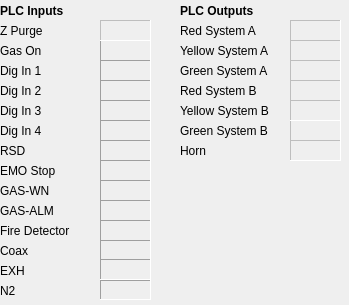
<?xml version="1.0" encoding="UTF-8"?>
<ui version="4.0">
 <class>Form</class>
 <widget class="QWidget" name="Form">
  <property name="geometry">
   <rect>
    <x>0</x>
    <y>0</y>
    <width>349</width>
    <height>305</height>
   </rect>
  </property>
  <property name="windowTitle">
   <string>${DEV}</string>
  </property>
  <widget class="PyDMLabel" name="PlcInputs_label">
   <property name="geometry">
    <rect>
     <x>0</x>
     <y>0</y>
     <width>81</width>
     <height>21</height>
    </rect>
   </property>
   <property name="font">
    <font>
     <pointsize>9</pointsize>
     <weight>75</weight>
     <bold>true</bold>
    </font>
   </property>
   <property name="focusPolicy">
    <enum>Qt::NoFocus</enum>
   </property>
   <property name="toolTip">
    <string/>
   </property>
   <property name="lineWidth">
    <number>1</number>
   </property>
   <property name="text">
    <string>PLC Inputs</string>
   </property>
   <property name="textFormat">
    <enum>Qt::PlainText</enum>
   </property>
   <property name="scaledContents">
    <bool>false</bool>
   </property>
  </widget>
  <widget class="PyDMLabel" name="GasOn">
   <property name="geometry">
    <rect>
     <x>100</x>
     <y>40</y>
     <width>51</width>
     <height>21</height>
    </rect>
   </property>
   <property name="toolTip">
    <string/>
   </property>
   <property name="autoFillBackground">
    <bool>true</bool>
   </property>
   <property name="frameShape">
    <enum>QFrame::Panel</enum>
   </property>
   <property name="frameShadow">
    <enum>QFrame::Sunken</enum>
   </property>
   <property name="text">
    <string/>
   </property>
   <property name="alignment">
    <set>Qt::AlignCenter</set>
   </property>
   <property name="precisionFromPV" stdset="0">
    <bool>false</bool>
   </property>
   <property name="alarmSensitiveBorder" stdset="0">
    <bool>true</bool>
   </property>
   <property name="channel" stdset="0">
    <string>ca://${DEV}:GAS_ON_RBV</string>
   </property>
  </widget>
  <widget class="PyDMLabel" name="ZPurge">
   <property name="enabled">
    <bool>false</bool>
   </property>
   <property name="geometry">
    <rect>
     <x>100</x>
     <y>20</y>
     <width>51</width>
     <height>21</height>
    </rect>
   </property>
   <property name="toolTip">
    <string/>
   </property>
   <property name="autoFillBackground">
    <bool>true</bool>
   </property>
   <property name="frameShape">
    <enum>QFrame::Panel</enum>
   </property>
   <property name="frameShadow">
    <enum>QFrame::Sunken</enum>
   </property>
   <property name="text">
    <string/>
   </property>
   <property name="alignment">
    <set>Qt::AlignCenter</set>
   </property>
   <property name="precisionFromPV" stdset="0">
    <bool>false</bool>
   </property>
   <property name="alarmSensitiveBorder" stdset="0">
    <bool>true</bool>
   </property>
   <property name="channel" stdset="0">
    <string>ca://${DEV}:Z_PURGE_RBV</string>
   </property>
  </widget>
  <widget class="PyDMLabel" name="GasOn_label">
   <property name="geometry">
    <rect>
     <x>0</x>
     <y>40</y>
     <width>101</width>
     <height>21</height>
    </rect>
   </property>
   <property name="toolTip">
    <string/>
   </property>
   <property name="text">
    <string>Gas On</string>
   </property>
  </widget>
  <widget class="PyDMLabel" name="ZPurge_label">
   <property name="geometry">
    <rect>
     <x>0</x>
     <y>20</y>
     <width>101</width>
     <height>21</height>
    </rect>
   </property>
   <property name="toolTip">
    <string/>
   </property>
   <property name="text">
    <string>Z Purge</string>
   </property>
  </widget>
  <widget class="PyDMLabel" name="DigIn1_label">
   <property name="geometry">
    <rect>
     <x>0</x>
     <y>60</y>
     <width>101</width>
     <height>21</height>
    </rect>
   </property>
   <property name="toolTip">
    <string/>
   </property>
   <property name="text">
    <string>Dig In 1</string>
   </property>
  </widget>
  <widget class="PyDMLabel" name="FireDetector_label">
   <property name="geometry">
    <rect>
     <x>0</x>
     <y>220</y>
     <width>101</width>
     <height>21</height>
    </rect>
   </property>
   <property name="toolTip">
    <string/>
   </property>
   <property name="text">
    <string>Fire Detector</string>
   </property>
  </widget>
  <widget class="PyDMLabel" name="DigIn2_label">
   <property name="geometry">
    <rect>
     <x>0</x>
     <y>80</y>
     <width>101</width>
     <height>21</height>
    </rect>
   </property>
   <property name="toolTip">
    <string/>
   </property>
   <property name="text">
    <string>Dig In 2</string>
   </property>
  </widget>
  <widget class="PyDMLabel" name="DigIn3_label">
   <property name="geometry">
    <rect>
     <x>0</x>
     <y>100</y>
     <width>101</width>
     <height>21</height>
    </rect>
   </property>
   <property name="toolTip">
    <string/>
   </property>
   <property name="text">
    <string>Dig In 3</string>
   </property>
  </widget>
  <widget class="PyDMLabel" name="DigIn4_label">
   <property name="geometry">
    <rect>
     <x>0</x>
     <y>120</y>
     <width>101</width>
     <height>21</height>
    </rect>
   </property>
   <property name="toolTip">
    <string/>
   </property>
   <property name="text">
    <string>Dig In 4</string>
   </property>
  </widget>
  <widget class="PyDMLabel" name="Rsd_label">
   <property name="geometry">
    <rect>
     <x>0</x>
     <y>140</y>
     <width>101</width>
     <height>21</height>
    </rect>
   </property>
   <property name="toolTip">
    <string/>
   </property>
   <property name="text">
    <string>RSD</string>
   </property>
  </widget>
  <widget class="PyDMLabel" name="EmoStop_label">
   <property name="geometry">
    <rect>
     <x>0</x>
     <y>160</y>
     <width>101</width>
     <height>21</height>
    </rect>
   </property>
   <property name="toolTip">
    <string/>
   </property>
   <property name="text">
    <string>EMO Stop</string>
   </property>
  </widget>
  <widget class="PyDMLabel" name="GasWn_label">
   <property name="geometry">
    <rect>
     <x>0</x>
     <y>180</y>
     <width>101</width>
     <height>21</height>
    </rect>
   </property>
   <property name="toolTip">
    <string/>
   </property>
   <property name="text">
    <string>GAS-WN</string>
   </property>
  </widget>
  <widget class="PyDMLabel" name="GasAlm_label">
   <property name="geometry">
    <rect>
     <x>0</x>
     <y>200</y>
     <width>101</width>
     <height>21</height>
    </rect>
   </property>
   <property name="toolTip">
    <string/>
   </property>
   <property name="text">
    <string>GAS-ALM</string>
   </property>
  </widget>
  <widget class="PyDMLabel" name="Coax_label">
   <property name="geometry">
    <rect>
     <x>0</x>
     <y>240</y>
     <width>101</width>
     <height>21</height>
    </rect>
   </property>
   <property name="toolTip">
    <string/>
   </property>
   <property name="text">
    <string>Coax</string>
   </property>
  </widget>
  <widget class="PyDMLabel" name="Exh_label">
   <property name="geometry">
    <rect>
     <x>0</x>
     <y>260</y>
     <width>101</width>
     <height>21</height>
    </rect>
   </property>
   <property name="toolTip">
    <string/>
   </property>
   <property name="text">
    <string>EXH</string>
   </property>
  </widget>
  <widget class="PyDMLabel" name="N2_label">
   <property name="geometry">
    <rect>
     <x>0</x>
     <y>280</y>
     <width>101</width>
     <height>21</height>
    </rect>
   </property>
   <property name="toolTip">
    <string/>
   </property>
   <property name="text">
    <string>N2</string>
   </property>
  </widget>
  <widget class="PyDMLabel" name="DigIn1">
   <property name="geometry">
    <rect>
     <x>100</x>
     <y>60</y>
     <width>51</width>
     <height>21</height>
    </rect>
   </property>
   <property name="toolTip">
    <string/>
   </property>
   <property name="autoFillBackground">
    <bool>true</bool>
   </property>
   <property name="frameShape">
    <enum>QFrame::Panel</enum>
   </property>
   <property name="frameShadow">
    <enum>QFrame::Sunken</enum>
   </property>
   <property name="text">
    <string/>
   </property>
   <property name="alignment">
    <set>Qt::AlignCenter</set>
   </property>
   <property name="precisionFromPV" stdset="0">
    <bool>false</bool>
   </property>
   <property name="alarmSensitiveBorder" stdset="0">
    <bool>true</bool>
   </property>
   <property name="channel" stdset="0">
    <string>ca://${DEV}:DIG_IN_1_RBV</string>
   </property>
  </widget>
  <widget class="PyDMLabel" name="DigIn2">
   <property name="geometry">
    <rect>
     <x>100</x>
     <y>80</y>
     <width>51</width>
     <height>21</height>
    </rect>
   </property>
   <property name="toolTip">
    <string/>
   </property>
   <property name="autoFillBackground">
    <bool>true</bool>
   </property>
   <property name="frameShape">
    <enum>QFrame::Panel</enum>
   </property>
   <property name="frameShadow">
    <enum>QFrame::Sunken</enum>
   </property>
   <property name="text">
    <string/>
   </property>
   <property name="alignment">
    <set>Qt::AlignCenter</set>
   </property>
   <property name="precisionFromPV" stdset="0">
    <bool>false</bool>
   </property>
   <property name="alarmSensitiveBorder" stdset="0">
    <bool>true</bool>
   </property>
   <property name="channel" stdset="0">
    <string>ca://${DEV}:DIG_IN_2_RBV</string>
   </property>
  </widget>
  <widget class="PyDMLabel" name="DigIn3">
   <property name="geometry">
    <rect>
     <x>100</x>
     <y>100</y>
     <width>51</width>
     <height>21</height>
    </rect>
   </property>
   <property name="toolTip">
    <string/>
   </property>
   <property name="autoFillBackground">
    <bool>true</bool>
   </property>
   <property name="frameShape">
    <enum>QFrame::Panel</enum>
   </property>
   <property name="frameShadow">
    <enum>QFrame::Sunken</enum>
   </property>
   <property name="text">
    <string/>
   </property>
   <property name="alignment">
    <set>Qt::AlignCenter</set>
   </property>
   <property name="precisionFromPV" stdset="0">
    <bool>false</bool>
   </property>
   <property name="alarmSensitiveBorder" stdset="0">
    <bool>true</bool>
   </property>
   <property name="channel" stdset="0">
    <string>ca://${DEV}:DIG_IN_3_RBV</string>
   </property>
  </widget>
  <widget class="PyDMLabel" name="DigIn4">
   <property name="geometry">
    <rect>
     <x>100</x>
     <y>120</y>
     <width>51</width>
     <height>21</height>
    </rect>
   </property>
   <property name="toolTip">
    <string/>
   </property>
   <property name="autoFillBackground">
    <bool>true</bool>
   </property>
   <property name="frameShape">
    <enum>QFrame::Panel</enum>
   </property>
   <property name="frameShadow">
    <enum>QFrame::Sunken</enum>
   </property>
   <property name="text">
    <string/>
   </property>
   <property name="alignment">
    <set>Qt::AlignCenter</set>
   </property>
   <property name="precisionFromPV" stdset="0">
    <bool>false</bool>
   </property>
   <property name="alarmSensitiveBorder" stdset="0">
    <bool>true</bool>
   </property>
   <property name="channel" stdset="0">
    <string>ca://${DEV}:DIG_IN_4_RBV</string>
   </property>
  </widget>
  <widget class="PyDMLabel" name="RSD">
   <property name="geometry">
    <rect>
     <x>100</x>
     <y>140</y>
     <width>51</width>
     <height>21</height>
    </rect>
   </property>
   <property name="toolTip">
    <string/>
   </property>
   <property name="autoFillBackground">
    <bool>true</bool>
   </property>
   <property name="frameShape">
    <enum>QFrame::Panel</enum>
   </property>
   <property name="frameShadow">
    <enum>QFrame::Sunken</enum>
   </property>
   <property name="text">
    <string/>
   </property>
   <property name="alignment">
    <set>Qt::AlignCenter</set>
   </property>
   <property name="precisionFromPV" stdset="0">
    <bool>false</bool>
   </property>
   <property name="alarmSensitiveBorder" stdset="0">
    <bool>true</bool>
   </property>
   <property name="channel" stdset="0">
    <string>ca://${DEV}:RSD_RBV</string>
   </property>
  </widget>
  <widget class="PyDMLabel" name="EmoStop">
   <property name="geometry">
    <rect>
     <x>100</x>
     <y>160</y>
     <width>51</width>
     <height>21</height>
    </rect>
   </property>
   <property name="toolTip">
    <string/>
   </property>
   <property name="autoFillBackground">
    <bool>true</bool>
   </property>
   <property name="frameShape">
    <enum>QFrame::Panel</enum>
   </property>
   <property name="frameShadow">
    <enum>QFrame::Sunken</enum>
   </property>
   <property name="text">
    <string/>
   </property>
   <property name="alignment">
    <set>Qt::AlignCenter</set>
   </property>
   <property name="precisionFromPV" stdset="0">
    <bool>false</bool>
   </property>
   <property name="alarmSensitiveBorder" stdset="0">
    <bool>true</bool>
   </property>
   <property name="channel" stdset="0">
    <string>ca://${DEV}:EMO_STOP_RBV</string>
   </property>
  </widget>
  <widget class="PyDMLabel" name="GasWn">
   <property name="geometry">
    <rect>
     <x>100</x>
     <y>180</y>
     <width>51</width>
     <height>21</height>
    </rect>
   </property>
   <property name="toolTip">
    <string/>
   </property>
   <property name="autoFillBackground">
    <bool>true</bool>
   </property>
   <property name="frameShape">
    <enum>QFrame::Panel</enum>
   </property>
   <property name="frameShadow">
    <enum>QFrame::Sunken</enum>
   </property>
   <property name="text">
    <string/>
   </property>
   <property name="alignment">
    <set>Qt::AlignCenter</set>
   </property>
   <property name="precisionFromPV" stdset="0">
    <bool>false</bool>
   </property>
   <property name="alarmSensitiveBorder" stdset="0">
    <bool>true</bool>
   </property>
   <property name="channel" stdset="0">
    <string>ca://${DEV}:GAS_WN_RBV</string>
   </property>
  </widget>
  <widget class="PyDMLabel" name="GasAlm">
   <property name="geometry">
    <rect>
     <x>100</x>
     <y>200</y>
     <width>51</width>
     <height>21</height>
    </rect>
   </property>
   <property name="toolTip">
    <string/>
   </property>
   <property name="autoFillBackground">
    <bool>true</bool>
   </property>
   <property name="frameShape">
    <enum>QFrame::Panel</enum>
   </property>
   <property name="frameShadow">
    <enum>QFrame::Sunken</enum>
   </property>
   <property name="text">
    <string/>
   </property>
   <property name="alignment">
    <set>Qt::AlignCenter</set>
   </property>
   <property name="precisionFromPV" stdset="0">
    <bool>false</bool>
   </property>
   <property name="alarmSensitiveBorder" stdset="0">
    <bool>true</bool>
   </property>
   <property name="channel" stdset="0">
    <string>ca://${DEV}:GAS_ALM_RBV</string>
   </property>
  </widget>
  <widget class="PyDMLabel" name="FireDetector">
   <property name="geometry">
    <rect>
     <x>100</x>
     <y>220</y>
     <width>51</width>
     <height>21</height>
    </rect>
   </property>
   <property name="toolTip">
    <string/>
   </property>
   <property name="autoFillBackground">
    <bool>true</bool>
   </property>
   <property name="frameShape">
    <enum>QFrame::Panel</enum>
   </property>
   <property name="frameShadow">
    <enum>QFrame::Sunken</enum>
   </property>
   <property name="text">
    <string/>
   </property>
   <property name="alignment">
    <set>Qt::AlignCenter</set>
   </property>
   <property name="precisionFromPV" stdset="0">
    <bool>false</bool>
   </property>
   <property name="alarmSensitiveBorder" stdset="0">
    <bool>true</bool>
   </property>
   <property name="channel" stdset="0">
    <string>ca://${DEV}:FIRE_DETECTOR_RBV</string>
   </property>
  </widget>
  <widget class="PyDMLabel" name="Coax">
   <property name="geometry">
    <rect>
     <x>100</x>
     <y>240</y>
     <width>51</width>
     <height>21</height>
    </rect>
   </property>
   <property name="toolTip">
    <string/>
   </property>
   <property name="autoFillBackground">
    <bool>true</bool>
   </property>
   <property name="frameShape">
    <enum>QFrame::Panel</enum>
   </property>
   <property name="frameShadow">
    <enum>QFrame::Sunken</enum>
   </property>
   <property name="text">
    <string/>
   </property>
   <property name="alignment">
    <set>Qt::AlignCenter</set>
   </property>
   <property name="precisionFromPV" stdset="0">
    <bool>false</bool>
   </property>
   <property name="alarmSensitiveBorder" stdset="0">
    <bool>true</bool>
   </property>
   <property name="channel" stdset="0">
    <string>ca://${DEV}:COAX_RBV</string>
   </property>
  </widget>
  <widget class="PyDMLabel" name="EXH">
   <property name="geometry">
    <rect>
     <x>100</x>
     <y>259</y>
     <width>51</width>
     <height>21</height>
    </rect>
   </property>
   <property name="toolTip">
    <string/>
   </property>
   <property name="autoFillBackground">
    <bool>true</bool>
   </property>
   <property name="frameShape">
    <enum>QFrame::Panel</enum>
   </property>
   <property name="frameShadow">
    <enum>QFrame::Sunken</enum>
   </property>
   <property name="text">
    <string/>
   </property>
   <property name="alignment">
    <set>Qt::AlignCenter</set>
   </property>
   <property name="precisionFromPV" stdset="0">
    <bool>false</bool>
   </property>
   <property name="alarmSensitiveBorder" stdset="0">
    <bool>true</bool>
   </property>
   <property name="channel" stdset="0">
    <string>ca://${DEV}:EXH_RBV</string>
   </property>
  </widget>
  <widget class="PyDMLabel" name="N2">
   <property name="geometry">
    <rect>
     <x>100</x>
     <y>280</y>
     <width>51</width>
     <height>20</height>
    </rect>
   </property>
   <property name="toolTip">
    <string/>
   </property>
   <property name="autoFillBackground">
    <bool>true</bool>
   </property>
   <property name="frameShape">
    <enum>QFrame::Panel</enum>
   </property>
   <property name="frameShadow">
    <enum>QFrame::Sunken</enum>
   </property>
   <property name="text">
    <string/>
   </property>
   <property name="alignment">
    <set>Qt::AlignCenter</set>
   </property>
   <property name="precisionFromPV" stdset="0">
    <bool>false</bool>
   </property>
   <property name="alarmSensitiveBorder" stdset="0">
    <bool>true</bool>
   </property>
   <property name="channel" stdset="0">
    <string>ca://${DEV}:N2_RBV</string>
   </property>
  </widget>
  <widget class="PyDMLabel" name="PlcOutputs_label">
   <property name="geometry">
    <rect>
     <x>180</x>
     <y>0</y>
     <width>101</width>
     <height>21</height>
    </rect>
   </property>
   <property name="font">
    <font>
     <pointsize>9</pointsize>
     <weight>75</weight>
     <bold>true</bold>
    </font>
   </property>
   <property name="focusPolicy">
    <enum>Qt::NoFocus</enum>
   </property>
   <property name="toolTip">
    <string/>
   </property>
   <property name="lineWidth">
    <number>1</number>
   </property>
   <property name="text">
    <string>PLC Outputs</string>
   </property>
   <property name="textFormat">
    <enum>Qt::PlainText</enum>
   </property>
   <property name="scaledContents">
    <bool>false</bool>
   </property>
  </widget>
  <widget class="PyDMLabel" name="RedSystA">
   <property name="enabled">
    <bool>false</bool>
   </property>
   <property name="geometry">
    <rect>
     <x>290</x>
     <y>20</y>
     <width>51</width>
     <height>21</height>
    </rect>
   </property>
   <property name="toolTip">
    <string/>
   </property>
   <property name="autoFillBackground">
    <bool>true</bool>
   </property>
   <property name="frameShape">
    <enum>QFrame::Panel</enum>
   </property>
   <property name="frameShadow">
    <enum>QFrame::Sunken</enum>
   </property>
   <property name="text">
    <string/>
   </property>
   <property name="alignment">
    <set>Qt::AlignCenter</set>
   </property>
   <property name="precisionFromPV" stdset="0">
    <bool>false</bool>
   </property>
   <property name="alarmSensitiveBorder" stdset="0">
    <bool>true</bool>
   </property>
   <property name="channel" stdset="0">
    <string>ca://${DEV}:RED_SYSTEM_A_RBV</string>
   </property>
  </widget>
  <widget class="PyDMLabel" name="RedSyst_label">
   <property name="geometry">
    <rect>
     <x>180</x>
     <y>20</y>
     <width>111</width>
     <height>21</height>
    </rect>
   </property>
   <property name="toolTip">
    <string/>
   </property>
   <property name="text">
    <string>Red System A</string>
   </property>
  </widget>
  <widget class="PyDMLabel" name="YellSyst_label">
   <property name="geometry">
    <rect>
     <x>180</x>
     <y>40</y>
     <width>111</width>
     <height>21</height>
    </rect>
   </property>
   <property name="toolTip">
    <string/>
   </property>
   <property name="text">
    <string>Yellow System A</string>
   </property>
  </widget>
  <widget class="PyDMLabel" name="YellSystA">
   <property name="enabled">
    <bool>false</bool>
   </property>
   <property name="geometry">
    <rect>
     <x>290</x>
     <y>40</y>
     <width>51</width>
     <height>21</height>
    </rect>
   </property>
   <property name="toolTip">
    <string/>
   </property>
   <property name="autoFillBackground">
    <bool>true</bool>
   </property>
   <property name="frameShape">
    <enum>QFrame::Panel</enum>
   </property>
   <property name="frameShadow">
    <enum>QFrame::Sunken</enum>
   </property>
   <property name="text">
    <string/>
   </property>
   <property name="alignment">
    <set>Qt::AlignCenter</set>
   </property>
   <property name="precisionFromPV" stdset="0">
    <bool>false</bool>
   </property>
   <property name="alarmSensitiveBorder" stdset="0">
    <bool>true</bool>
   </property>
   <property name="channel" stdset="0">
    <string>ca://${DEV}:YELLOW_SYSTEM_A_RBV</string>
   </property>
  </widget>
  <widget class="PyDMLabel" name="GrnSystA">
   <property name="enabled">
    <bool>false</bool>
   </property>
   <property name="geometry">
    <rect>
     <x>290</x>
     <y>60</y>
     <width>51</width>
     <height>21</height>
    </rect>
   </property>
   <property name="toolTip">
    <string/>
   </property>
   <property name="autoFillBackground">
    <bool>true</bool>
   </property>
   <property name="frameShape">
    <enum>QFrame::Panel</enum>
   </property>
   <property name="frameShadow">
    <enum>QFrame::Sunken</enum>
   </property>
   <property name="text">
    <string/>
   </property>
   <property name="alignment">
    <set>Qt::AlignCenter</set>
   </property>
   <property name="precisionFromPV" stdset="0">
    <bool>false</bool>
   </property>
   <property name="alarmSensitiveBorder" stdset="0">
    <bool>true</bool>
   </property>
   <property name="channel" stdset="0">
    <string>ca://${DEV}:GREEN_SYSTEM_A_RBV</string>
   </property>
  </widget>
  <widget class="PyDMLabel" name="GrnSyst_label">
   <property name="geometry">
    <rect>
     <x>180</x>
     <y>60</y>
     <width>111</width>
     <height>21</height>
    </rect>
   </property>
   <property name="toolTip">
    <string/>
   </property>
   <property name="text">
    <string>Green System A</string>
   </property>
  </widget>
  <widget class="PyDMLabel" name="GrnSyst_label_2">
   <property name="geometry">
    <rect>
     <x>180</x>
     <y>120</y>
     <width>111</width>
     <height>21</height>
    </rect>
   </property>
   <property name="toolTip">
    <string/>
   </property>
   <property name="text">
    <string>Green System B</string>
   </property>
  </widget>
  <widget class="PyDMLabel" name="RedSystB">
   <property name="enabled">
    <bool>false</bool>
   </property>
   <property name="geometry">
    <rect>
     <x>290</x>
     <y>80</y>
     <width>51</width>
     <height>21</height>
    </rect>
   </property>
   <property name="toolTip">
    <string/>
   </property>
   <property name="autoFillBackground">
    <bool>true</bool>
   </property>
   <property name="frameShape">
    <enum>QFrame::Panel</enum>
   </property>
   <property name="frameShadow">
    <enum>QFrame::Sunken</enum>
   </property>
   <property name="text">
    <string/>
   </property>
   <property name="alignment">
    <set>Qt::AlignCenter</set>
   </property>
   <property name="precisionFromPV" stdset="0">
    <bool>false</bool>
   </property>
   <property name="alarmSensitiveBorder" stdset="0">
    <bool>true</bool>
   </property>
   <property name="channel" stdset="0">
    <string>ca://${DEV}:RED_SYSTEM_B_RBV</string>
   </property>
  </widget>
  <widget class="PyDMLabel" name="RedSyst_label_2">
   <property name="geometry">
    <rect>
     <x>180</x>
     <y>80</y>
     <width>111</width>
     <height>21</height>
    </rect>
   </property>
   <property name="toolTip">
    <string/>
   </property>
   <property name="text">
    <string>Red System B</string>
   </property>
  </widget>
  <widget class="PyDMLabel" name="GrnSystB">
   <property name="enabled">
    <bool>false</bool>
   </property>
   <property name="geometry">
    <rect>
     <x>290</x>
     <y>120</y>
     <width>51</width>
     <height>21</height>
    </rect>
   </property>
   <property name="toolTip">
    <string/>
   </property>
   <property name="autoFillBackground">
    <bool>true</bool>
   </property>
   <property name="frameShape">
    <enum>QFrame::Panel</enum>
   </property>
   <property name="frameShadow">
    <enum>QFrame::Sunken</enum>
   </property>
   <property name="text">
    <string/>
   </property>
   <property name="alignment">
    <set>Qt::AlignCenter</set>
   </property>
   <property name="precisionFromPV" stdset="0">
    <bool>false</bool>
   </property>
   <property name="alarmSensitiveBorder" stdset="0">
    <bool>true</bool>
   </property>
   <property name="channel" stdset="0">
    <string>ca://${DEV}:GREEN_SYSTEM_B_RBV</string>
   </property>
  </widget>
  <widget class="PyDMLabel" name="YellSystB">
   <property name="enabled">
    <bool>false</bool>
   </property>
   <property name="geometry">
    <rect>
     <x>290</x>
     <y>100</y>
     <width>51</width>
     <height>21</height>
    </rect>
   </property>
   <property name="toolTip">
    <string/>
   </property>
   <property name="autoFillBackground">
    <bool>true</bool>
   </property>
   <property name="frameShape">
    <enum>QFrame::Panel</enum>
   </property>
   <property name="frameShadow">
    <enum>QFrame::Sunken</enum>
   </property>
   <property name="text">
    <string/>
   </property>
   <property name="alignment">
    <set>Qt::AlignCenter</set>
   </property>
   <property name="precisionFromPV" stdset="0">
    <bool>false</bool>
   </property>
   <property name="alarmSensitiveBorder" stdset="0">
    <bool>true</bool>
   </property>
   <property name="channel" stdset="0">
    <string>ca://${DEV}:YELLOW_SYSTEM_B_RBV</string>
   </property>
  </widget>
  <widget class="PyDMLabel" name="YellSyst_label_2">
   <property name="geometry">
    <rect>
     <x>180</x>
     <y>100</y>
     <width>111</width>
     <height>21</height>
    </rect>
   </property>
   <property name="toolTip">
    <string/>
   </property>
   <property name="text">
    <string>Yellow System B</string>
   </property>
  </widget>
  <widget class="PyDMLabel" name="Horn_label">
   <property name="geometry">
    <rect>
     <x>180</x>
     <y>140</y>
     <width>111</width>
     <height>21</height>
    </rect>
   </property>
   <property name="toolTip">
    <string/>
   </property>
   <property name="text">
    <string>Horn</string>
   </property>
  </widget>
  <widget class="PyDMLabel" name="Horn">
   <property name="enabled">
    <bool>false</bool>
   </property>
   <property name="geometry">
    <rect>
     <x>290</x>
     <y>140</y>
     <width>51</width>
     <height>21</height>
    </rect>
   </property>
   <property name="toolTip">
    <string/>
   </property>
   <property name="autoFillBackground">
    <bool>true</bool>
   </property>
   <property name="frameShape">
    <enum>QFrame::Panel</enum>
   </property>
   <property name="frameShadow">
    <enum>QFrame::Sunken</enum>
   </property>
   <property name="text">
    <string/>
   </property>
   <property name="alignment">
    <set>Qt::AlignCenter</set>
   </property>
   <property name="precisionFromPV" stdset="0">
    <bool>false</bool>
   </property>
   <property name="alarmSensitiveBorder" stdset="0">
    <bool>true</bool>
   </property>
   <property name="channel" stdset="0">
    <string>ca://${DEV}:HORN_RBV</string>
   </property>
  </widget>
 </widget>
 <customwidgets>
  <customwidget>
   <class>PyDMLabel</class>
   <extends>QLabel</extends>
   <header>pydm.widgets.label</header>
  </customwidget>
 </customwidgets>
 <resources/>
 <connections/>
</ui>
